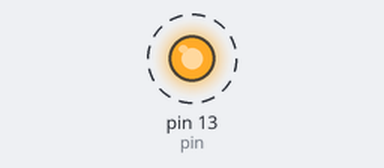
A sketch run on a simulated Arduino Uno, built with avr-gcc and run on an emulated ATmega328P. Shown: output pins drawn as LEDs (lit = HIGH). Dashed ring = blinking.

Above: at 0.05 s.
Timing chart, 0 to 3.0 s (numbered marks = the images above):
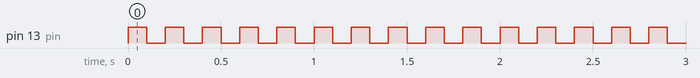

Measured:
- by itself, pin 13 (pin): alternates HIGH for 0.10 s and LOW for 0.10 s

The sketch:

part_1.ino
```cpp
const int pin = 13;
void setup() {
  // put your setup code here, to run once:
  Serial.begin(9600);
  pinMode(pin, OUTPUT);

}

void loop() {
  // put your main code here, to run repeatedly:
  digitalWrite(pin, HIGH);
  delay(100);
  digitalWrite(pin, LOW);
  delay(100);
}
```
